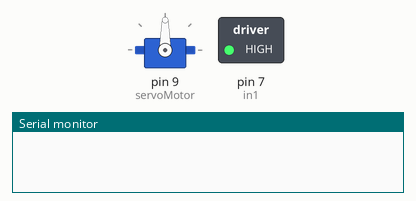
The sketch below on a simulated Arduino Uno, built with avr-gcc and run on an emulated ATmega328P. Shown: servo, switched loads named in the sketch (green lamp = pin HIGH), the last lines printed to the serial monitor. Random numbers use the default seed unless the sketch sets one.

Above: at 0.1 s.
At 8.1 s:
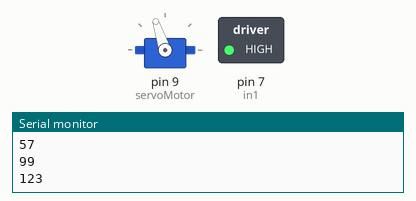
At 16.1 s:
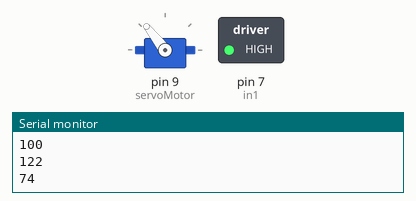
At 34.1 s:
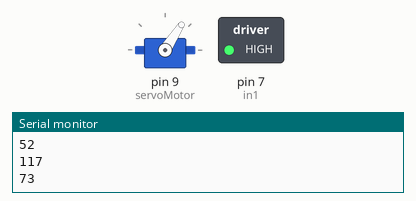
Timing chart, 0 to 39.5 s (numbered marks = the images above):
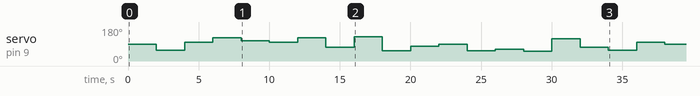

Measured:
- by itself, servo on pin 9 (servoMotor): 90° → 57° at 2.0 s, → 99° 2.0 s later, → 123° 2.0 s later, → 108° 2.0 s later, … (19 changes in this stretch)

The sketch:

random-servo.ino
```cpp
// Incluímos la librería para poder controlar el servo
#include <Servo.h>
#include <Adafruit_MotorShield.h>

// Declaramos la variable para controlar el servo
Servo servoMotor;

int valorInicial = 90;

int randomRotacion1 = 0;
int valorTope1 =130;
int valorTope2 =50;
int in1 = 7;

void setup() {

  Serial.begin(9600);

  pinMode(in1, OUTPUT);
  digitalWrite(in1, HIGH);

  //declaramos pin para el servo
  // el cable marron es ground

  servoMotor.attach(9);

  // Inicializamos al ángulo 0 el servomotor
  servoMotor.write(valorInicial);

}
void loop() {


  delay(2000);
  Serial.println(randomRotacion1);
  mueveAspersor();


}

void mueveAspersor()
{

  randomRotacion1 = random(valorTope2,valorTope1);
  servoMotor.write(randomRotacion1);


}
```
